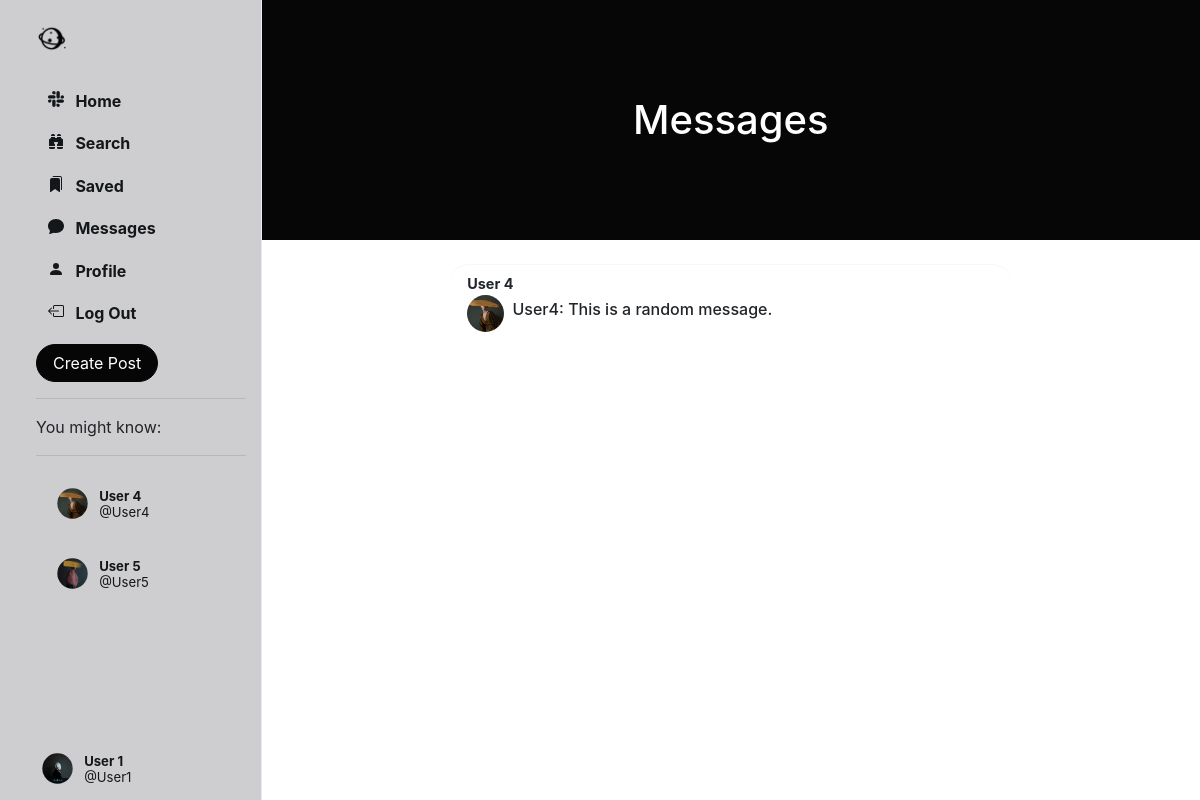
The page /chats/ (signed in) on the database as committed earlier.
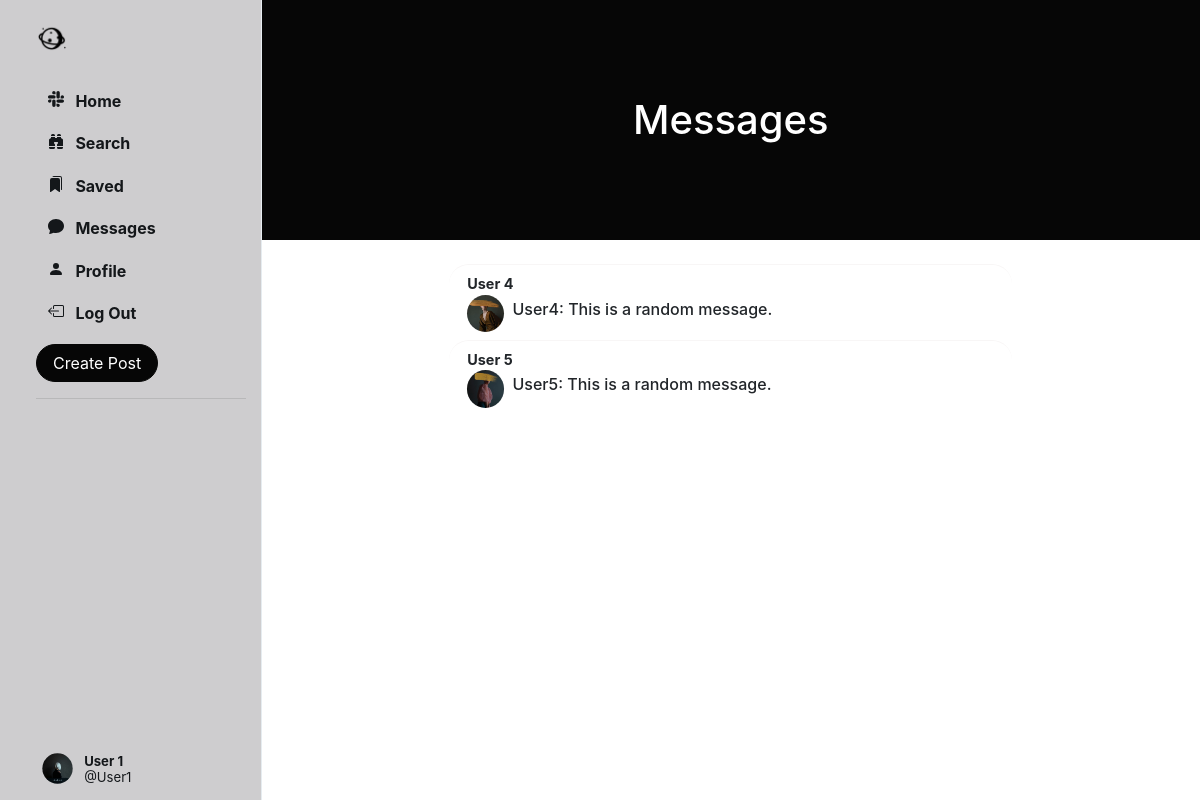
The same page on the database as committed later.
### Network/models.py (models this page shows, shortened)
class User(AbstractUser):
    profile_pic = models.ImageField(upload_to='profile_pic/')
    bio = models.TextField(max_length=160, blank=True, null=True)
    cover = models.ImageField(upload_to='covers/', blank=True)
    follows = models.ManyToManyField("self", related_name="followed_by", symmetrical=False, blank=True)
    def get_suggested_followers(self):
        followed_users = self.follows.all()
        suggested_users = User.objects.exclude(id=self.id).exclude(id__in=followed_users).filter(
            followed_by__in=followed_users)
        suggested_users = suggested_users.annotate(num_my_followers=Count('followed_by__follows')).order_by(
            '-num_my_followers')[:4]
        return suggested_users

class Chat(models.Model):
    participants = models.ManyToManyField(User, related_name='chats')
    last_updated = models.DateTimeField(auto_now=True)

class Message(models.Model):
    chat = models.ForeignKey(Chat, on_delete=models.CASCADE, related_name='messages')
    sender = models.ForeignKey(User, on_delete=models.CASCADE, related_name='sent_messages')
    content = models.TextField()
    timestamp = models.DateTimeField(auto_now_add=True)

### Network/views.py (the view)
# urls.py: path('chats/', views.chats, name='chats'),
@login_required(login_url='login/')
def chats(request):
    user = User.objects.get(id=request.user.id)
    suggestions = user.get_suggested_followers()
    chats_list = Chat.objects.filter(participants=request.user).order_by("-last_updated")
    return render(request=request, template_name='chats.html', context={
        'chats': chats_list,
        'suggestions': suggestions
    })

### Network/templates/chats.html (shortened to what the changed rows need)
{% extends 'index.html' %}
{% load static %}
    {% block chats %}
        <header class="py-5" id="home-header">
            <div class="container px-4 px-lg-5 my-5">
                <div class="text-center text-white">
                    <h1 class="display-5 fw-bolder">Messages</h1>
                </div>
            </div>
        </header>
        <br>
        {% for chat in chats %}
            {% if chat.messages.count > 0 %}
                {% with participants=chat.participants.all %}
                    {% if participants.count == 2 %}
                        {% if participants.0 != request.user %}
                            {% with other_participant=participants.0 %}
                                <a data-toggle="modal"
                                   data-target="#chatModal" onclick="get_messages('{{ chat.id }}')">
                                    <div class="chat" data-chat_id="{{ chat.id }}">
                                        <div style="flex: 1">
                                            <div class="chat-main">
                                                <div class="chat-user">
                                                    <div>
                                                        <span style="margin-left: 0"><strong>{{ other_participant.first_name }} {{ other_participant.last_name }}</strong></span>
                                                    </div>
                                                </div>
                                            </div>
                                        </div>
                                        <div>
                                            <div>
                                                <div class="small-profilepic"
                                                     style="background-image: url({{ other_participant.profile_pic.url }})"></div>
                                            </div>
                                            <div class="chat-content">
                                                <h6 class="new-message">{{ chat.messages.last.sender.username }}: {{ chat.messages.last.content }}</h6>
                                            </div>
                                        </div>
                                    </div>
                                </a>
                            {% endwith %}
                        {% else %}
                            {% with other_participant=participants.1 %}
                                <a data-toggle="modal"
                                   data-target="#chatModal" onclick="get_messages('{{ chat.id }}')">
                                    <div class="chat" data-chat_id="{{ chat.id }}">
                                        <div style="flex: 1">
                                            <div class="chat-main">
                                                <div class="chat-user">
                                                    <div>
                                                        <span><strong>{{ other_participant.first_name }} {{ other_participant.last_name }}</strong></span>
                                                    </div>
                                                </div>
                                            </div>
                                        </div>
                                        <div>
                                            <div>
                                                <div class="small-profilepic"
                                                     style="background-image: url({{ other_participant.profile_pic.url }})"></div>
                                            </div>
                                            <div class="chat-content">
                                                <h6 class="new-message">{{ chat.messages.last.sender.username }}: {{ chat.messages.last.content }}</h6>
                                            </div>
                                        </div>
                                    </div>
                                </a>
                            {% endwith %}
                        {% endif %}
                    {% endif %}
                {% endwith %}
            {% endif %}
        {% endfor %}
    {% endblock %}

### Network/templates/sidenav.html (shortened to what the changed rows need)
{% load static %}
<div class="sidenav">
    <div style="height: 100%;">
        <div>
            <div>
            </div>
        </div>
        <button id="popup-btn" class="btn btn-success new-post-btn" data-toggle="modal" data-target="#createPostModal">
            Create Post
        </button>
        <br>
        <hr>
        <div class="suggestion">
            {% if suggestions.count > 0 %}
                You might know:
                <hr>
                {% for suggestion in suggestions %}
                    <li class="suggestion-item suggestion-user" id="s-box">
                        <a href="{% url 'profile' suggestion.username %}" class="nav-link">
                            <div class="user_account">
                                <div class="small-profilepic"
                                     style="float: left; background-image: url({{ suggestion.profile_pic.url }});"></div>
                                <div style="height: 2.7vw; margin: auto;">
                                    <div style="margin-top: 4px;">
                                        <strong>{{ suggestion.first_name }} {{ suggestion.last_name }}</strong>
                                    </div>
                                    <div class="grey" style="margin-top: 4px;">
                                        @{{ suggestion.username }}</div>
                                </div>
                            </div>
                        </a>
                    </li>
                {% endfor %}
            {% endif %}
        </div>
        <div style="position: absolute; bottom: 10px;">
            <li class="nav-item sidenav-user">
            </li>
        </div>
    </div>
</div>

Rows that differ between the two databases and show on the page:
no longer on one of the page's lists (row unchanged): User: first_name "User", last_name "4", username "User4"
no longer on one of the page's lists (row unchanged): User: first_name "User", last_name "5", username "User5"
added Chat: {{ other_participant.first_name }} "User", {{ other_participant.last_name }} "5", profile_pic (picture), messages.last.sender.username "User5", messages.last.content "This is a random message."
Other text that changed with them:
text no longer shown: "You might know:"
